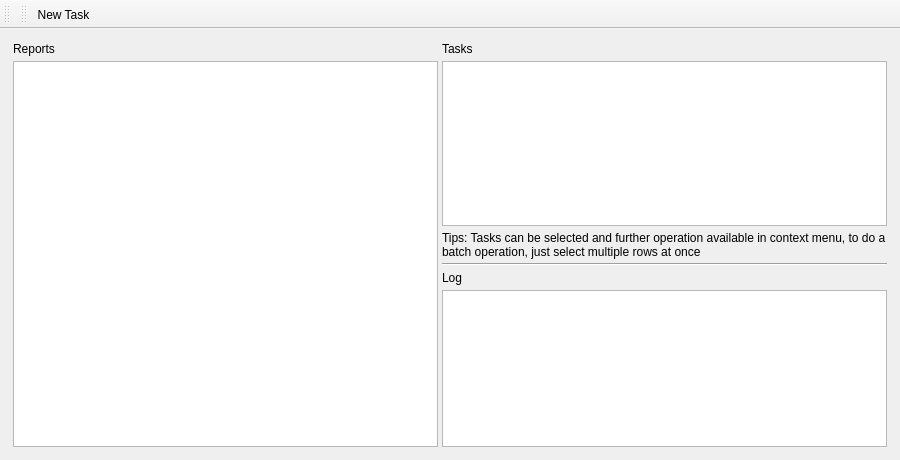
<?xml version="1.0" encoding="UTF-8"?>
<ui version="4.0">
 <class>IndeedGUIClass</class>
 <widget class="QMainWindow" name="IndeedGUIClass">
  <property name="geometry">
   <rect>
    <x>0</x>
    <y>0</y>
    <width>900</width>
    <height>460</height>
   </rect>
  </property>
  <property name="minimumSize">
   <size>
    <width>900</width>
    <height>400</height>
   </size>
  </property>
  <property name="windowTitle">
   <string>IndeedGUI</string>
  </property>
  <widget class="QWidget" name="centralWidget">
   <layout class="QGridLayout" name="gridLayout">
    <item row="0" column="0">
     <widget class="QSplitter" name="splitter_2">
      <property name="orientation">
       <enum>Qt::Horizontal</enum>
      </property>
      <property name="handleWidth">
       <number>0</number>
      </property>
      <widget class="QWidget" name="widget_3" native="true">
       <layout class="QVBoxLayout" name="verticalLayout_3">
        <property name="spacing">
         <number>5</number>
        </property>
        <property name="leftMargin">
         <number>2</number>
        </property>
        <property name="topMargin">
         <number>2</number>
        </property>
        <property name="rightMargin">
         <number>2</number>
        </property>
        <property name="bottomMargin">
         <number>2</number>
        </property>
        <item>
         <widget class="QLabel" name="label">
          <property name="text">
           <string>Reports</string>
          </property>
         </widget>
        </item>
        <item>
         <widget class="QListWidget" name="listWidget_tasks"/>
        </item>
       </layout>
      </widget>
      <widget class="QSplitter" name="splitter">
       <property name="orientation">
        <enum>Qt::Vertical</enum>
       </property>
       <property name="handleWidth">
        <number>0</number>
       </property>
       <widget class="QWidget" name="widget_2" native="true">
        <layout class="QVBoxLayout" name="verticalLayout_2">
         <property name="spacing">
          <number>5</number>
         </property>
         <property name="leftMargin">
          <number>2</number>
         </property>
         <property name="topMargin">
          <number>2</number>
         </property>
         <property name="rightMargin">
          <number>2</number>
         </property>
         <property name="bottomMargin">
          <number>2</number>
         </property>
         <item>
          <widget class="QLabel" name="label_3">
           <property name="text">
            <string>Tasks</string>
           </property>
          </widget>
         </item>
         <item>
          <widget class="QTableView" name="tableView_tasks"/>
         </item>
         <item>
          <widget class="QLabel" name="label_4">
           <property name="text">
            <string>Tips: Tasks can be selected and further operation available in context menu, to do a batch operation, just select multiple rows at once</string>
           </property>
           <property name="wordWrap">
            <bool>true</bool>
           </property>
          </widget>
         </item>
        </layout>
       </widget>
       <widget class="QWidget" name="widget" native="true">
        <layout class="QVBoxLayout" name="verticalLayout">
         <property name="spacing">
          <number>5</number>
         </property>
         <property name="leftMargin">
          <number>2</number>
         </property>
         <property name="topMargin">
          <number>2</number>
         </property>
         <property name="rightMargin">
          <number>2</number>
         </property>
         <property name="bottomMargin">
          <number>2</number>
         </property>
         <item>
          <widget class="Line" name="line">
           <property name="orientation">
            <enum>Qt::Horizontal</enum>
           </property>
          </widget>
         </item>
         <item>
          <widget class="QLabel" name="label_2">
           <property name="text">
            <string>Log</string>
           </property>
          </widget>
         </item>
         <item>
          <widget class="QPlainTextEdit" name="plainTextEditLog">
           <property name="readOnly">
            <bool>true</bool>
           </property>
           <property name="plainText">
            <string/>
           </property>
          </widget>
         </item>
        </layout>
       </widget>
      </widget>
     </widget>
    </item>
   </layout>
  </widget>
  <widget class="QMenuBar" name="menuBar">
   <property name="geometry">
    <rect>
     <x>0</x>
     <y>0</y>
     <width>900</width>
     <height>23</height>
    </rect>
   </property>
  </widget>
  <widget class="QToolBar" name="mainToolBar">
   <attribute name="toolBarArea">
    <enum>TopToolBarArea</enum>
   </attribute>
   <attribute name="toolBarBreak">
    <bool>false</bool>
   </attribute>
  </widget>
  <widget class="QToolBar" name="toolBar">
   <property name="windowTitle">
    <string>toolBar</string>
   </property>
   <attribute name="toolBarArea">
    <enum>TopToolBarArea</enum>
   </attribute>
   <attribute name="toolBarBreak">
    <bool>false</bool>
   </attribute>
   <addaction name="actionNewTaskButton"/>
  </widget>
  <action name="actionNewTaskButton">
   <property name="text">
    <string>New Task</string>
   </property>
   <property name="toolTip">
    <string>Start a new task</string>
   </property>
  </action>
 </widget>
 <layoutdefault spacing="6" margin="11"/>
 <resources>
  <include location="IndeedGUI.qrc"/>
 </resources>
 <connections/>
</ui>
